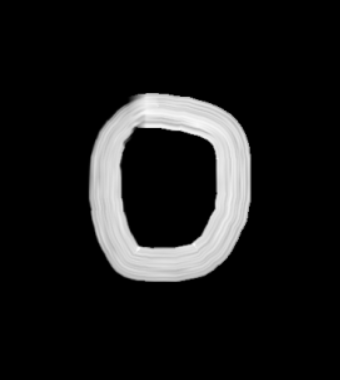
#> input picture Image Processing/images/0/0.png, 340 x 380 px; its folder holds only this picture in this run
$ jupyter execute --allow-errors 'Digit Recognition.ipynb'   (shell and % lines are left out)
#> lines starting #> are read from the running program, lines starting #| are printed output that depends on the picture; after the words box and inside, x2 and y2 are one past the last pixel; in counts of white or black regions, pixels touching at a corner belong together
[cell 1]
import cv2
import csv
import glob
import numpy as np

[cell 2]
header=["label"]
for i in range(0, 784):
    header.append("pixel"+str(i))

with open('dataset1.csv','a') as f:
    writer = csv.writer(f)
    writer.writerow(header)

[cell 3]
for label in range(10):
    dirList=glob.glob("images/"+str(label)+"/*.png")

    for img_path in dirList:
        im=cv2.imread(img_path)
#> im is the input picture: shape (380, 340, 3); min 0, max 249, mean 25.3
        im_gray = cv2.cvtColor(im, cv2.COLOR_BGR2GRAY)
        im_gray = cv2.GaussianBlur(im_gray, (15, 15), 0)
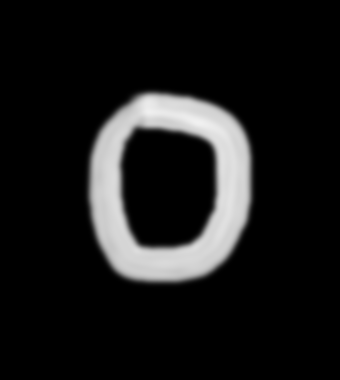
#> im_gray: shape (380, 340); min 0, max 241, mean 25.3
        roi= cv2.resize(im_gray, (28, 28), interpolation=cv2.INTER_AREA)
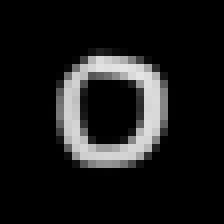
#> roi: shape (28, 28) (shown 8 times larger); min 0, max 229, mean 25.3

        data=[]
        data.append(label)
        rows, cols = roi.shape
#> rows = 28; cols = 28

        ## Add pixel one by one into data Array.
        for i in range(rows):
            for j in range(cols):
                k = roi[i, j]
                if k>100:
                    k=1
                else:
                    k=0
                data.append(k)
#> after the loop, data = 785 values, max 1 at index 208, min 0 at index 0, mean 0.121
        with open('dataset1.csv','a') as f:
            writer = csv.writer(f)
            writer.writerow(data)
#> pass 2 of the loop `for label in range(10):`:
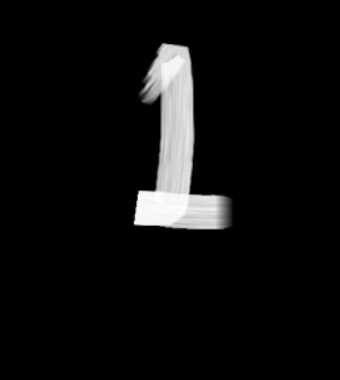
#> input picture Image Processing/images/1/0.png, 340 x 380 px
#> im is the input picture: shape (380, 340, 3); min 0, max 254, mean 14.1
#> `im_gray = cv2.GaussianBlur(im_gray, (15, 15), 0)`:
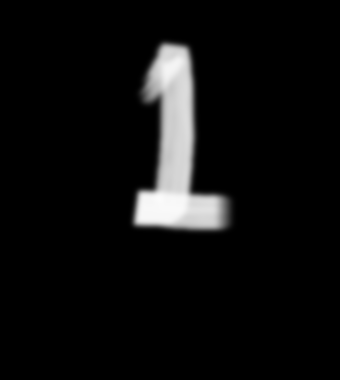
#> im_gray: shape (380, 340); min 0, max 251, mean 14.1
#> `roi= cv2.resize(im_gray, (28, 28), interpolation=cv2.INTER_AREA)`:
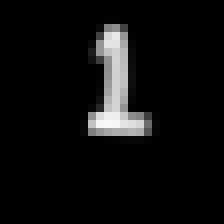
#> roi: shape (28, 28) (shown 8 times larger); min 0, max 248, mean 14.1
#> after the loop `for i in range(rows):`: data = 785 values, max 1 at index 0, min 0 at index 1, mean 0.0726

# Load the dataset

# Sepration of dependent and independent variables

[cell 4]
import pandas as pd

# Load the CSV data
df = pd.read_csv('dataset.csv')
#> (reads Image Processing/dataset.csv from the repository)

# Remove rows where all elements are NaN (or empty)
df_cleaned = df.dropna(how='all')

# Save the cleaned data back to a CSV file
df_cleaned.to_csv('cleaned_data.csv', index=False)

[cell 5]
data=[]
label=[]

with open('cleaned_data.csv') as f:
#> (reads Image Processing/cleaned_data.csv from the repository)
    reader=csv.reader(f)
    next(reader)
    for row in reader:
        label.append(int(row[0]))
        data.append([int(x) for x in row[1:]])


data = np.array(data)
label = np.array(label)

print(data.shape)
print(label.shape)

print(data[0].shape)

[cell 6]
# [7 lines of commented-out code are left out]

import cv2

idx=np.random.randint(0, len(data))
img=data[idx]
img=img.reshape(28,28).astype(np.uint8)

# resized_img = cv2.resize(img, (400, 400))

cv2.imshow("Image", img)
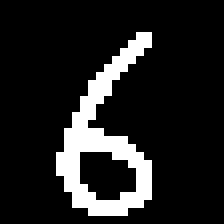
#> window 'Image': shape (28, 28) (shown 8 times larger); values 0 (black) and 1 (white), 13.1% white in thin lines or dots, all inside (x1, y1, x2, y2) = (7, 4, 19, 27)
cv2.waitKey(0)
cv2.destroyAllWindows()

[cell 7]
import matplotlib.pyplot as plt
import numpy as np

# Assuming 'data' contains your MNIST image data and 'label' contains corresponding labels

# Function to visualize MNIST images
def visualize_mnist_images(data, label, num_images=5):
    # Select random indices from the dataset
#> called with label = array of shape (1000,), num_images = 5
    indices = np.random.choice(len(data), num_images, replace=False)

    # Plot the images
    fig, axes = plt.subplots(1, num_images, figsize=(12, 3))
    fig.suptitle('MNIST Handwritten Digits', fontsize=16)

    for i, idx in enumerate(indices):
        img = data[idx].reshape(28, 28)  # Reshape to 28x28 image
        axes[i].imshow(img, cmap='gray')
        axes[i].set_title(f'Label: {label[idx]}')
        axes[i].axis('off')

    plt.tight_layout()
    plt.show()
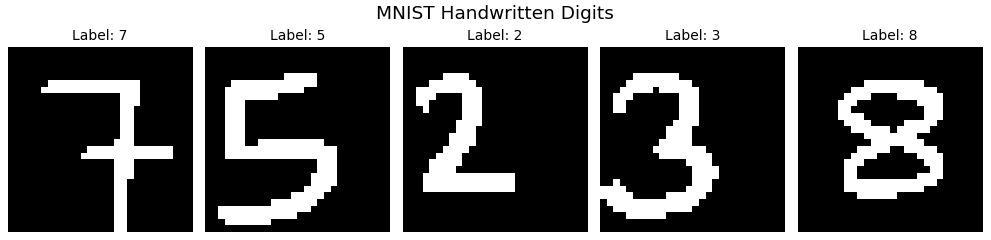
#> figure drawn by matplotlib, 5 panels

# Assuming 'data' and 'label' are loaded correctly as numpy arrays
visualize_mnist_images(data, label, num_images=5)
